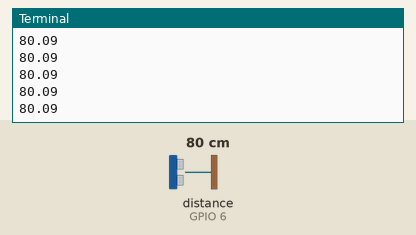
The program below on a simulated Raspberry Pi (BCM pin numbers). Shown: the last lines printed to the terminal. Inputs (shaded band) come from the test bench; at power-on: distance to the obstacle (sensor on GPIO 6) 80 cm. The echo pulse lasts 58.3 µs per cm; the clock reads 2024-03-15 10:24:30 at power-on unless the program sets it.

Above: at 1.2 s.
1.3 s: distance to the obstacle (sensor on GPIO 6) set to 2 cm
At 1.9 s:
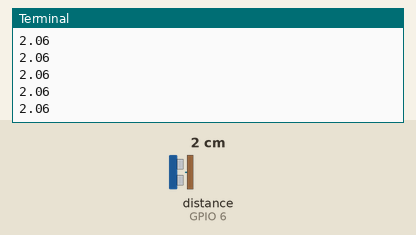
2.8 s: distance to the obstacle (sensor on GPIO 6) set to 4 cm
At 3.3 s:
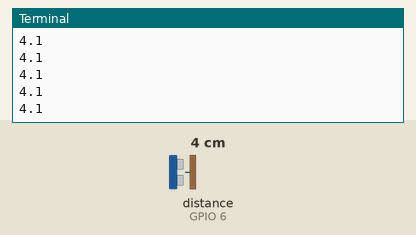
Timing chart, 0 to 5.8 s (numbered marks = the images above; inputs shaded):
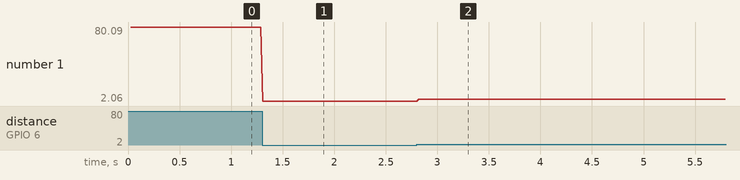

Measured:
- after the input at 1.3 s, the terminal: prints a new line at once (image 1)
- after the input at 2.8 s, the terminal: prints a new line at once (image 2)
- plotted number 1: 80.09 → 2.06 after the input at 1.3 s, 2.06 → 4.1 after the input at 2.8 s

The program:

ultrasonic.py
```python
import RPi.GPIO as GPIO
import time


class Ultrasonic:


	def __init__(self):

		self.trig = 5
		self.echo = 6

		self.setup()

	def setup(self):

		GPIO.setmode(GPIO.BCM)
		GPIO.setwarnings(False)
		GPIO.setup(self.trig, GPIO.OUT)
		GPIO.setup(self.echo, GPIO.IN)
		GPIO.output(self.trig, False)

	def calculateDistance(self):

		pulse_start = 0
		pulse_end   = 0

		time.sleep(0.01)
		GPIO.output(self.trig, True)
    		time.sleep(0.01)
    		GPIO.output(self.trig, False)

    		while GPIO.input(self.echo)==0:
      			pulse_start = time.time()

    		while GPIO.input(self.echo)==1:
      			pulse_end = time.time()

    		pulse_duration = pulse_end - pulse_start

    		distance = pulse_duration * 17150

    		distance = round(distance, 2)

		return distance


if __name__ == '__main__':
	us = Ultrasonic()

	while True:
        	try:
		    distance = us.calculateDistance()
		    print(distance)

	        except Exception, exc:
			print(exc)

	GPIO.cleanup()
```
